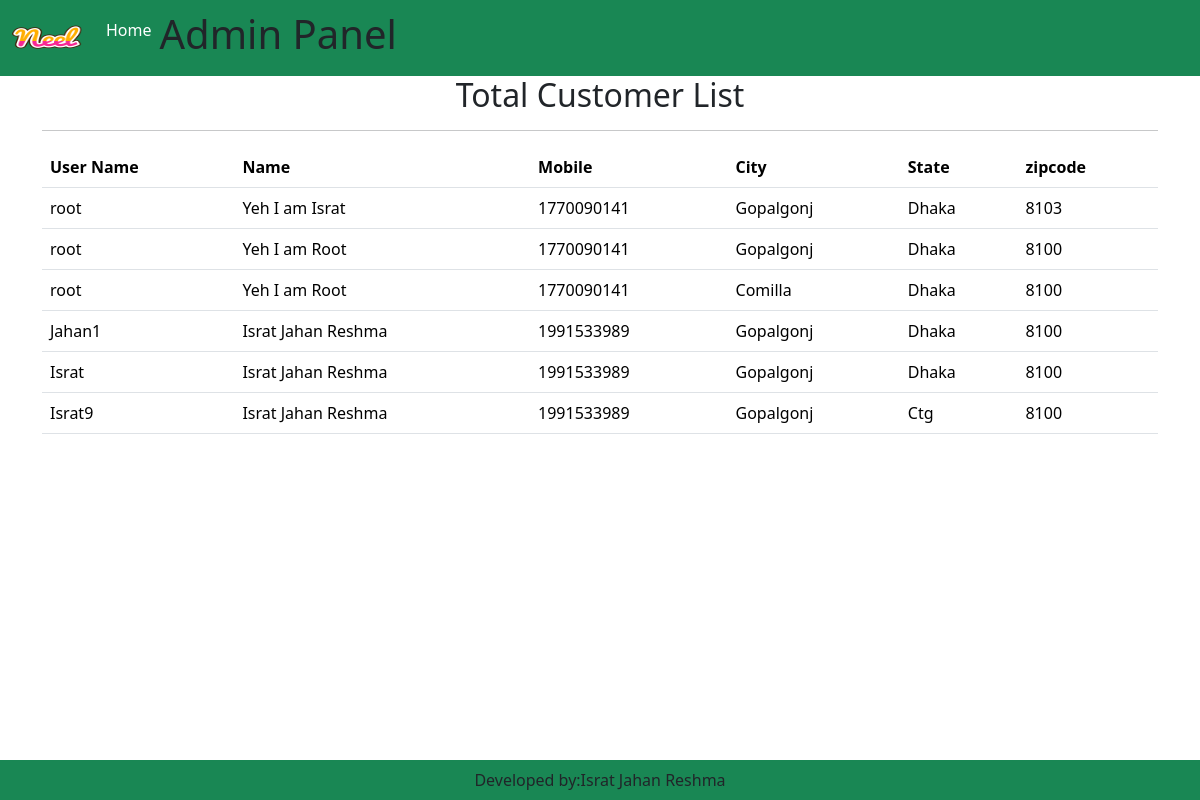
The page /allcustomer/ on the database its author committed.
### app/models.py (models this page shows, shortened)
class Customer(models.Model):
    user = models.ForeignKey(User,on_delete=models.CASCADE)
    name = models.CharField(max_length=200)
    locality = models.CharField(max_length=200)
    city=models.CharField(max_length=50)
    mobile = models.IntegerField(default=0)
    zipcode=models.IntegerField()
    state=models.CharField(choices=STATE_CHOICES,max_length=100)

### app/views.py (the view)
# urls.py: path('allcustomer/', views.allcustomer,name="allcustomer"),
def allcustomer(request):
    products=Customer.objects.all()
    return render(request,'app/allcustomer.html',locals())

### app/templates/app/allcustomer.html (shortened to what this page needs)
{% extends "app/adminbase.html" %}
{% load static %}
{%block main-content%}
<div class="container">
    <div class="panel panel-primary">
      <div class="panel-heading">
        <h2 class="panel-title" align="center" >Total Customer List</h2>
        <hr>
      </div>
      <table class="table table-hover" id="dev-table">
        <thead>
          <tr>
            <th>User Name</th>
            <th>Name</th>
            <th>Mobile</th>
            <th>City</th>
            <th>State</th>
            <th>zipcode</th>
          </tr>
        </thead>
        {% for p in products %}
        {% if p %}
        <tr>
        <td> {{p.user}}</td>
        <td>{{p.name}}</td>
        <td> {{p.mobile}}</td>
        <td> {{p.city}}</td>
        <td> {{p.state}}</td>
        <td> {{p.zipcode}}</td>
        </tr>
        {%else%}
        <br><br><br>
        <h1>no products</h1>
        {% endif %}
        {% endfor %}
      </table>
    </div>
  </div>
{% endblock main-content %}

### rows shown on the page
Customer: user "root", name "Yeh I am Israt", mobile "1770090141", city "Gopalgonj", state "Dhaka", zipcode "8103"
Customer: user "root", name "Yeh I am Root", mobile "1770090141", city "Gopalgonj", state "Dhaka", zipcode "8100"
Customer: user "root", name "Yeh I am Root", mobile "1770090141", city "Comilla", state "Dhaka", zipcode "8100"
Customer: user "Jahan1", name "Israt Jahan Reshma", mobile "1991533989", city "Gopalgonj", state "Dhaka", zipcode "8100"
Customer: user "Israt", name "Israt Jahan Reshma", mobile "1991533989", city "Gopalgonj", state "Dhaka", zipcode "8100"
Customer: user "Israt9", name "Israt Jahan Reshma", mobile "1991533989", city "Gopalgonj", state "Ctg", zipcode "8100"
